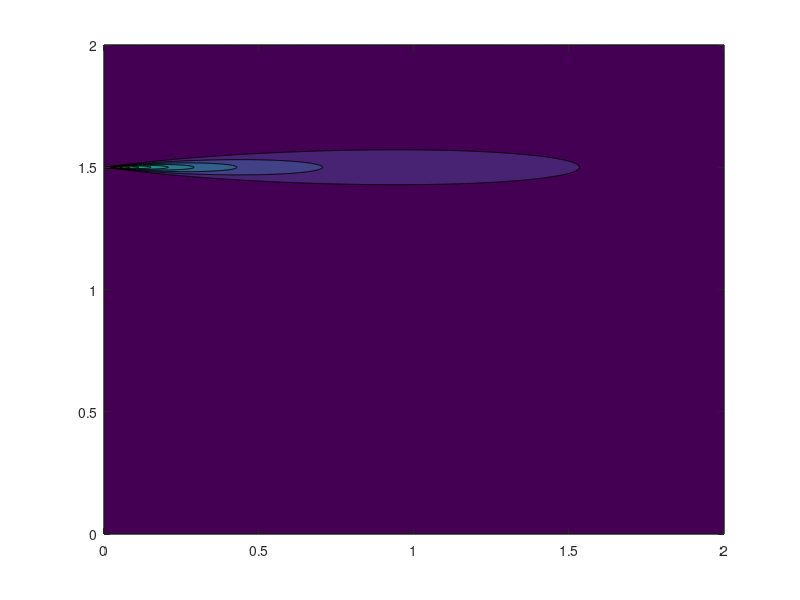
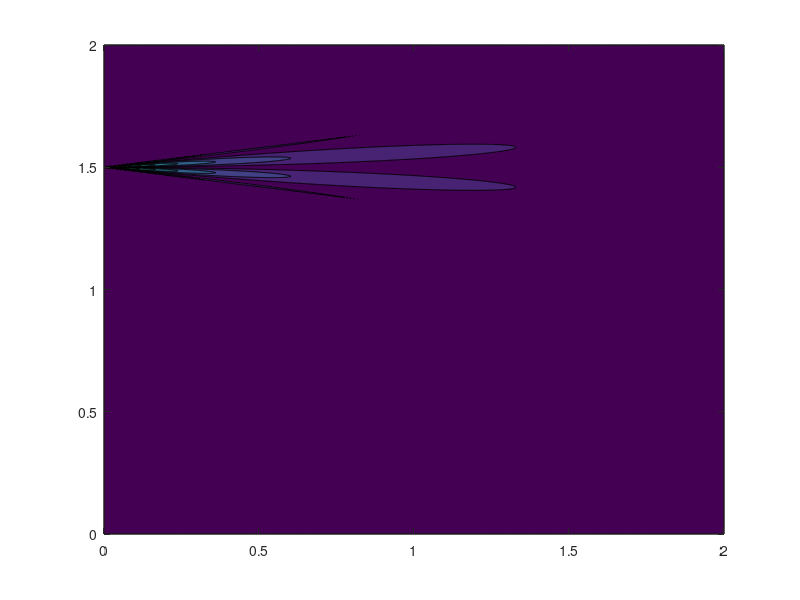

MATLAB code to generate these figures, in order:
%% flow field

x=[0:(2/(1000-1)):2];
y=[0:(2/(1000-1)):2];
u_0=10; %10 m/s
D=0.02; %m
beta=0.114;
alpha=0.057;
y_0=1.5;

nx=length(x);
ny=length(y);

x_0=6.2*D
for i=1:nx
    u_c(i)=u_0*6.2*((x(i)+x_0)/D).^(-1);
    b(i)=beta*x(i);
end
plot(x,u_c)

u_r=zeros(nx,ny);
v_r=zeros(nx,ny);
rb=zeros(nx,ny);
for i=1:nx
    for j=1:ny
        rb(i,j)=(y(j)-y_0)/b(i);
        if (i==1) 
            rb(i,j)=0;
        end
            u_r(i,j)=u_c(i)*exp(-rb(i,j)^2);
            v_r(i,j)=abs(alpha*u_c(i)*(1-exp(-rb(i,j)^2)-(beta/alpha)*(rb(i,j)^2)*exp(-rb(i,j)^2))/rb(i,j));
    end
end

for i=1:nx
    for j=1:ny
        if (abs(y(j)-y_0) > 0.16*x(i))
            u_r(i,j)=0.;
            v_r(i,j)=0.;
        end
    end
end

figure(1)
contourf(x,y,u_r')

figure(2)
contourf(x,y,v_r')

        